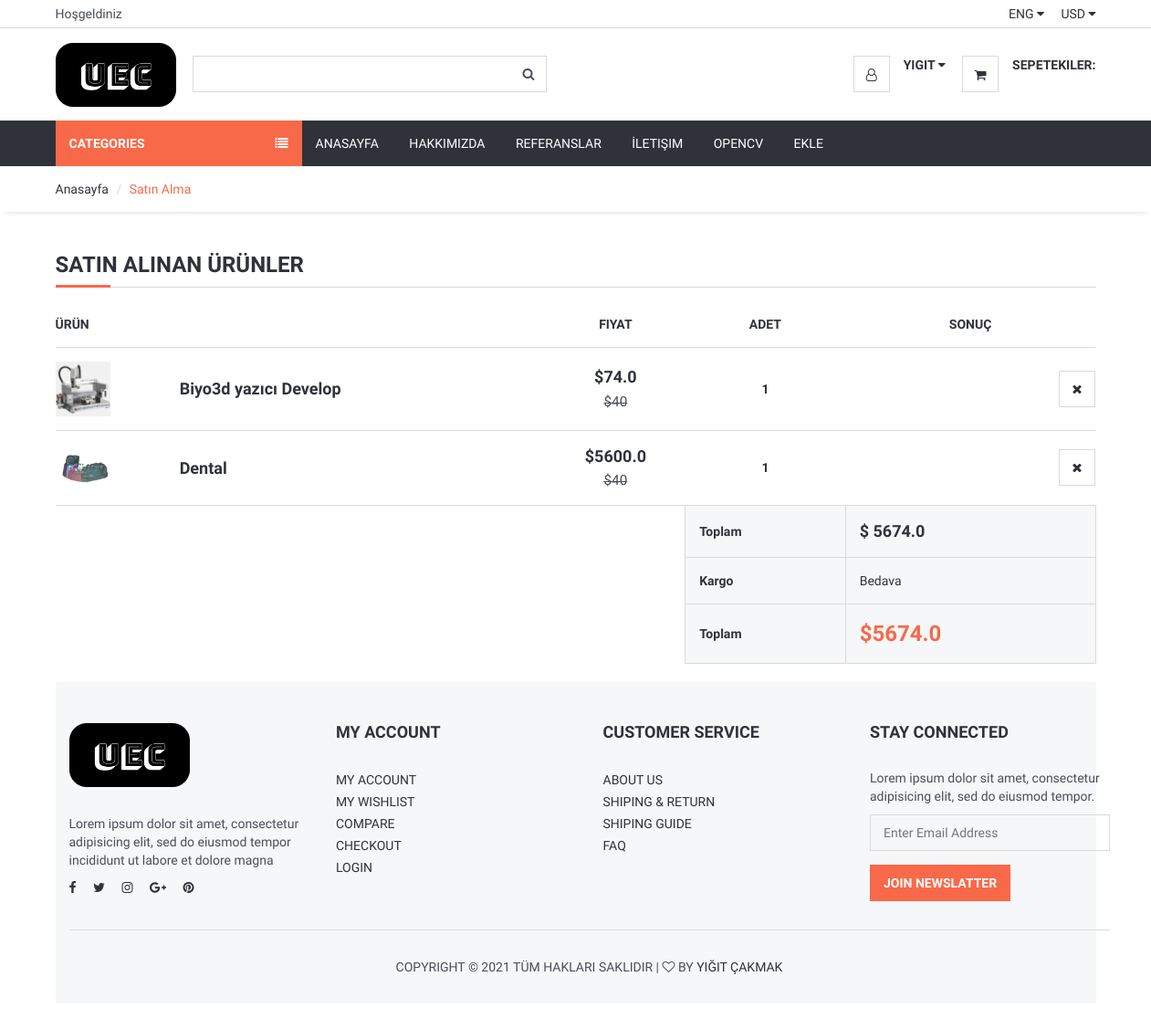
The page /shopcart/ (signed in) on the database its author committed.
### order/models.py (models this page shows, shortened)
class ShopCart(models.Model):
    user = models.ForeignKey(User, on_delete=models.SET_NULL, null = True)
    product = models.ForeignKey(Product, on_delete=models.SET_NULL, null = True)
    quantity = models.IntegerField()

### product/models.py (models this page shows, shortened)
class Product(models.Model):
    STATUS = (
        ('True', 'Evet'),
        ('False', 'Hayır'),
    )
    category = models.ForeignKey(Category, on_delete=models.CASCADE)
    title = models.CharField(max_length=150)
    keywords = models.CharField(blank=True, max_length=255)
    description = models.CharField(blank=True, max_length=255)
    image = models.ImageField(blank=True, upload_to='images/')
    price = models.FloatField()
    amount = models.IntegerField()
    detail = RichTextUploadingField()
    slug = models.SlugField(blank=True, max_length=150)
    status = models.CharField(max_length=10, choices=STATUS)
    create_at = models.DateTimeField(auto_now_add=True)
    update_at = models.DateTimeField(auto_now=True)
    def __str__(self):
        return self.title
    def image_tag(self):
        return mark_safe('<img src="{}" height="50" />'.format(self.image.url))
    image_tag.short_description = 'Image'

### order/views.py (the view)
# urls.py: path('shopcart/', orderviews.shopcart, name='shopcart'),
@login_required(login_url='/login')
def shopcart(request):
    category = Category.objects.all()
    current_user = request.user
    schopcart = ShopCart.objects.filter(user_id = current_user.id)
    total = 0
    for rs in schopcart:
        total += rs.product.price * rs.quantity
    context = {'schopcart': schopcart,
               'category': category,
               'total': total,
               }
    return render(request, 'Shopcart_products.html', context)

### home/templates/Shopcart_products.html (shortened to what this page needs)
{% extends "homebase.html" %}
{% block sidebar %}
  {% include "sidebar.html" %}
{% endblock %}
{% block content %}
	<div id="breadcrumb">
		<div class="container">
			<ul class="breadcrumb">
				<li><a href="/">Anasayfa</a></li>
				<li class="active">Satın Alma</li>
			</ul>
		</div>
	</div>
	<div class="section">
		<div class="container">
			<div class="row">
				<div class="col-md-12">
					<div class="order-summary clearfix">
						<div class="section-title">
							<h3 class="title">Satın Alınan Ürünler</h3>
						</div>
				<table class="shopping-cart-table table">
					<thead>
						<tr>
							<th>Ürün</th>
							<th></th>
							<th class="text-center">Fiyat</th>
							<th class="text-center">Adet</th>
							<th class="text-center">Sonuç</th>
						</tr>
					</thead>
					<tbody>
					{% for rs in schopcart %}
						<tr>
							<td class="thumb"><img src="{{ rs.product.image.url }}" alt=""></td>
							<td class="details">
								<a href="#">{{ rs.product }}</a>
							</td>
							<td class="price text-center"><strong>${{ rs.product.price }}</strong><br><del class="font-weak"><small>$40</small></del></td>
							<td class="qty text-center"><strong>{{ rs.quantity }}</strong></td>
							<td class="text-right"><a href="/order/deletefromcart/{{ rs.id }}" onclick="return confirm('Silmek istediğinizden Emin misiniz ?')" class="main-btn icon-btn"><i class="fa fa-close"></i></a></td>
						</tr>
					{% endfor %}
					</tbody>
					<tfoot>
						<tr>
							<th class="empty" colspan="3"></th>
							<th>Toplam</th>
							<th colspan="2" class="sub-total">$ {{ total }}</th>
						</tr>
						<tr>
							<th class="empty" colspan="3"></th>
							<th>Kargo</th>
							<td colspan="2">Bedava</td>
						</tr>
						<tr>
							<th class="empty" colspan="3"></th>
							<th>Toplam</th>
							<th class="total" colspan="2">${{ total }}</th>
						</tr>
					</tfoot>
				</table>
			</div>
		</div>
	</div>
{% endblock %}

### home/templates/homebase.html (shortened to what this page needs)
<!DOCTYPE html>
<html lang="en">
  <head>
    {% load static %}
    <link
      type="text/css"
      rel="stylesheet"
      href="{% static 'css/bootstrap.min.css' %}"
    />
    <link
      type="text/css"
      rel="stylesheet"
      href="{% static 'css/slick.css' %}"
    />
    <link
      type="text/css"
      rel="stylesheet"
      href="{% static 'css/slick-theme.css' %}"
    />
    <link
      type="text/css"
      rel="stylesheet"
      href="{% static 'css/nouislider.min.css' %}"
    />
    <link rel="stylesheet" href="{% static 'css/font-awesome.min.css' %}" />
    <link
      type="text/css"
      rel="stylesheet"
      href="{% static 'css/style.css' %}"
    />
  </head>
  <body>
    {% include 'header.html' %}
    {% block sidebar %} {% endblock %}
    {% block content %} {% endblock %}
    {% include 'footer.html' %}
  </body>
</html>

### home/templates/header.html (shortened to what this page needs)
{% load static %}
<header>
  <div id="top-header">
    <div class="container">
      <div class="pull-left">
        <span>Hoşgeldiniz</span>
      </div>
      <div class="pull-right">
        <ul class="header-top-links">
          <li class="dropdown default-dropdown">
            <a class="dropdown-toggle" data-toggle="dropdown" aria-expanded="true">ENG <i
                class="fa fa-caret-down"></i></a>
          </li>
          <li class="dropdown default-dropdown">
            <a class="dropdown-toggle" data-toggle="dropdown" aria-expanded="true">USD <i
                class="fa fa-caret-down"></i></a>
          </li>
        </ul>
      </div>
    </div>
  </div>
  <div id="header">
    <div class="container">
      <div class="pull-left">
        <div class="header-logo">
          <a class="logo" href="#">
            <img src="{% static '/img/logo.png' %}" alt="" />
          </a>
        </div>
        <div class="header-search">
          <form action="/search/" method="post">
            <input name="query" class="input search-input" type="text" />
            <button class="search-btn"><i class="fa fa-search"></i></button>
          </form>
        </div>
      </div>
      <div class="pull-right">
        <ul class="header-btns">
          <li class="header-account dropdown default-dropdown">
            {% if user.id is not None %}
            <div class="dropdown-toggle" role="button" data-toggle="dropdown" aria-expanded="true">
              <div class="header-btns-icon">
                <i class="fa fa-user-o"></i>
              </div>
              <strong class="text-uppercase">{{ user.username }} <i class="fa fa-caret-down"></i></strong>
            </div>
            {% else %}
            <a href="/login/" class="text-uppercase">Giriş Yap</a> /
            <a href="/signup/" class="text-uppercase">Üye Ol !</a>
            {% endif %}
          </li>
          <li class="header-cart dropdown default-dropdown">
            <a href="/shopcart/">
              <div class="header-btns-icon">
                <i class="fa fa-shopping-cart"></i>
              </div>
              <strong class="text-uppercase">Sepetekiler:</strong>
              <br />
            </a>
          </li>
        </ul>
      </div>
    </div>
  </div>
</header>

### home/templates/sidebar.html (shortened to what this page needs)
{% load static %}
<div id="navigation">
	<div class="container">
		<div id="responsive-nav">
			{% if page %}
			<div class="category-nav">
				{% else %}
				<div class="category-nav show-on-click">
					{% endif %}
					<span class="category-header">Categories <i class="fa fa-list"></i></span>
						{% load mptt_tags %}
				</div>
				<div class="menu-nav">
					<ul class="menu-list">
						<li><a href="/">Anasayfa</a></li>
						<li><a href="/hakkimizda">Hakkımızda</a></li>
						<li><a href="/referanslar">Referanslar</a></li>
						<li><a href="/iletisim">İletişim</a></li>
						<li><a href="/opencv">OpenCv</a></li>
						<li><a href="/add">Ekle</a></li>
					</ul>
				</div>
			</div>
		</div>
	</div>

### home/templates/footer.html (shortened to what this page needs)
{% load static %}
<footer id="footer" class="section section-grey">
	<div class="container">
		<div class="row">
			<div class="col-md-3 col-sm-6 col-xs-6">
				<div class="footer">
					<div class="footer-logo">
						<a class="logo" href="#">
							<img src="{% static './img/logo.png' %}" alt="">
						</a>
					</div>
					<p>Lorem ipsum dolor sit amet, consectetur adipisicing elit, sed do eiusmod tempor incididunt ut labore et
						dolore magna</p>
					<ul class="footer-social">
						<li><a href="#"><i class="fa fa-facebook"></i></a></li>
						<li><a href="#"><i class="fa fa-twitter"></i></a></li>
						<li><a href="#"><i class="fa fa-instagram"></i></a></li>
						<li><a href="#"><i class="fa fa-google-plus"></i></a></li>
						<li><a href="#"><i class="fa fa-pinterest"></i></a></li>
					</ul>
				</div>
			</div>
			<div class="col-md-3 col-sm-6 col-xs-6">
				<div class="footer">
					<h3 class="footer-header">My Account</h3>
					<ul class="list-links">
						<li><a href="#">My Account</a></li>
						<li><a href="#">My Wishlist</a></li>
						<li><a href="#">Compare</a></li>
						<li><a href="#">Checkout</a></li>
						<li><a href="#">Login</a></li>
					</ul>
				</div>
			</div>
			<div class="col-md-3 col-sm-6 col-xs-6">
				<div class="footer">
					<h3 class="footer-header">Customer Service</h3>
					<ul class="list-links">
						<li><a href="#">About Us</a></li>
						<li><a href="#">Shiping & Return</a></li>
						<li><a href="#">Shiping Guide</a></li>
						<li><a href="#">FAQ</a></li>
					</ul>
				</div>
			</div>
			<div class="col-md-3 col-sm-6 col-xs-6">
				<div class="footer">
					<h3 class="footer-header">Stay Connected</h3>
					<p>Lorem ipsum dolor sit amet, consectetur adipisicing elit, sed do eiusmod tempor.</p>
					<form>
						<div class="form-group">
							<input class="input" placeholder="Enter Email Address">
						</div>
						<button class="primary-btn">Join Newslatter</button>
					</form>
				</div>
			</div>
		</div>
		<hr>
		<div class="row">
			<div class="col-md-8 col-md-offset-2 text-center">
				<div class="footer-copyright">
					Copyright &copy;
					<script>document.write(new Date().getFullYear());</script> Tüm Hakları Saklıdır | <i class="fa fa-heart-o"
						aria-hidden="true"></i> by <a href="yigitcakmak.com" target="_blank">Yiğit Çakmak</a>
				</div>
			</div>
		</div>
	</div>
</footer>

### rows shown on the page
ShopCart: product.image (picture), product "Biyo3d yazıcı Develop", product.price "74.0", quantity "1"
ShopCart: product.image (picture), product "Dental", product.price "5600.0", quantity "1"

### other values the page prints
{{ user.username }} "YIGIT"
{{ total }} "5674.0"
